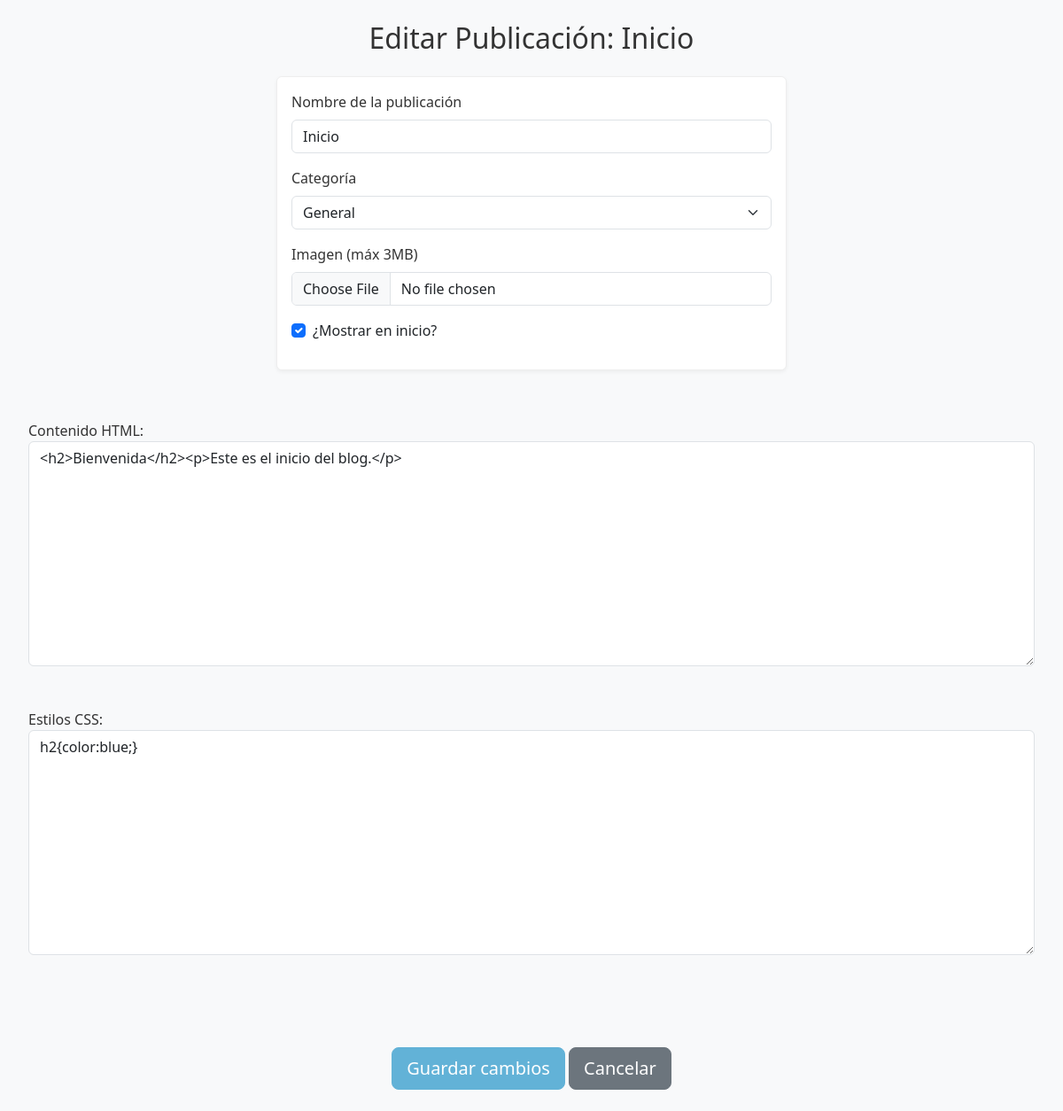
The page /panel/bloque/Inicio/ (signed in) on the database its author committed.
### codeandblogv1/models.py (models this page shows, shortened)
class BloqueEditable(models.Model):
    nombre = models.CharField(max_length=100, unique=True)  # ej: "bloque_inicio"
    contenido_html = models.TextField()
    estilos_css = models.TextField(blank=True, null=True)
    fecha_registro = models.DateTimeField(auto_now_add=True, null=True, blank=True)
    fecha_modificacion = models.DateTimeField(auto_now=True, null=True, blank=True)
    usuario_creador = models.ForeignKey(User, related_name='publicaciones_creadas', on_delete=models.SET_NULL, null=True, blank=True)
    usuario_modificacion = models.ForeignKey(User, related_name='publicaciones_modificadas', on_delete=models.SET_NULL, null=True, blank=True)
    aparece_en_inicio = models.BooleanField(default=True)
    imagen = models.ImageField(upload_to='publicaciones/', null=True, blank=True, validators=[FileExtensionValidator(['jpg', 'jpeg', 'png', 'gif', 'svg'])])
    categoria = models.ForeignKey('Categoria_comentario', on_delete=models.SET_NULL, null=True, blank=True)

### codeandblogv1/views/views.py (the view)
# urls.py: path('panel/bloque/<str:nombre>/', views.editar_bloque, name='editar_bloque'),
@login_required
def editar_bloque(request, nombre):
    bloque = get_object_or_404(BloqueEditable, nombre=nombre)
    if request.method == 'POST':
        form = BloqueEditableForm(request.POST, request.FILES, instance=bloque)
        if form.is_valid():
            bloque = form.save(commit=False)
            bloque.save(user=request.user)
            return redirect('publicaciones_admin')
    else:
        form = BloqueEditableForm(instance=bloque)
    return render(request, 'admin/editar_bloque.html', {'form': form, 'bloque': bloque})

### codeandblogv1/forms.py
class BloqueEditableForm(forms.ModelForm):
    class Meta:
        model = BloqueEditable
        fields = ['nombre', 'contenido_html', 'estilos_css', 'aparece_en_inicio', 'imagen', 'categoria']
        widgets = {
            'nombre': forms.TextInput(attrs={'class': 'form-control', 'placeholder': 'Nombre de la publicación'}),
            'contenido_html': forms.Textarea(attrs={'class': 'form-control','id': 'editor_html'}),
            'estilos_css': forms.Textarea(attrs={'class': 'form-control','id': 'editor_css'}),
            'aparece_en_inicio': forms.CheckboxInput(attrs={'class': 'form-check-input'}),
            'categoria': forms.Select(attrs={'class': 'form-select'}),
            'imagen': forms.FileInput(attrs={'class': 'form-control'})
        }

### codeandblogv1/models.py (called while the page is built)
    def __str__(self):
        return self.nombre

### codeandblogv1/templates/admin/editar_bloque.html (shortened to what this page needs)
{% load static %}
<!DOCTYPE html>
<html>
<head>
  <link rel="stylesheet" href="https://cdn.jsdelivr.net/npm/bootstrap@5.3.0/dist/css/bootstrap.min.css">
  <link href="https://cdnjs.cloudflare.com/ajax/libs/codemirror/5.65.2/codemirror.min.css" rel="stylesheet">
  <link href="https://cdnjs.cloudflare.com/ajax/libs/codemirror/5.65.2/theme/dracula.min.css" rel="stylesheet">
  <link rel="stylesheet" href="{% static 'css/admin-styles.css' %}">
</head>
<body class="bg-light">
  <div class="container-fluid py-4">
    <h2 class="mb-4 text-center">Editar Publicación: {{ bloque.nombre }}</h2>
    <form method="post" enctype="multipart/form-data">
      <div class="row mb-4" style="display: flex; justify-content: center;">
        <div class="col-md-6">
          <div class="card">
            <div class="card-body">
              <div class="mb-3">
                <label for="id_nombre" class="form-label">Nombre de la publicación</label>
                {{ form.nombre }}
              </div>
              <div class="mb-3">
                <label for="id_categoria" class="form-label">Categoría</label>
                {{ form.categoria }}
              </div>
              <div class="mb-3">
                <label for="id_imagen" class="form-label">Imagen (máx 3MB)</label>
                {{ form.imagen }}
              </div>
              <div class="form-check mb-3">
                <label for="id_aparece_en_inicio" class="form-check-label">¿Mostrar en inicio?</label>
                {{ form.aparece_en_inicio }}
              </div>
            </div>
          </div>
        </div>
        <div class="container mt-4">
          <label for="editor_html">Contenido HTML:</label><br>
          {{ form.contenido_html }}<br><br>
          <label for="editor_css">Estilos CSS:</label><br>
          {{ form.estilos_css }}<br><br>
        </div>
      </div>
      <div class="row mt-4">
        <div class="col-12 text-center">
          <button type="submit" class="btn btn-success btn-lg">Guardar cambios</button>
          <a href="{% url 'publicaciones_admin' %}" class="btn btn-secondary btn-lg">Cancelar</a>
        </div>
      </div>
    </form>
  </div>
</body>
</html>

### codeandblogv1/static/css/admin-styles.css (style rules this page uses)
:root { --admin-primary: #7044bf; --admin-secondary: #62b2d7; --admin-light: #e7daf6; }
body { background-color: #f8f9fa; color: #333; }
.btn-success { background-color: var(--admin-secondary); border-color: var(--admin-secondary); }
.card { background-color: #ffffff; border: 1px solid #eee; box-shadow: 0 2px 4px rgba(0,0,0,0.05); }
.container { padding: 2rem; }
.form-label { color: #333; font-weight: 500; }

### rows shown on the page
BloqueEditable: nombre "Inicio", categoria "General", aparece_en_inicio "☑", contenido_html "<h2>Bienvenida</h2><p>Este es el inicio del blog.</p>", estilos_css "h2{color:blue;}"
